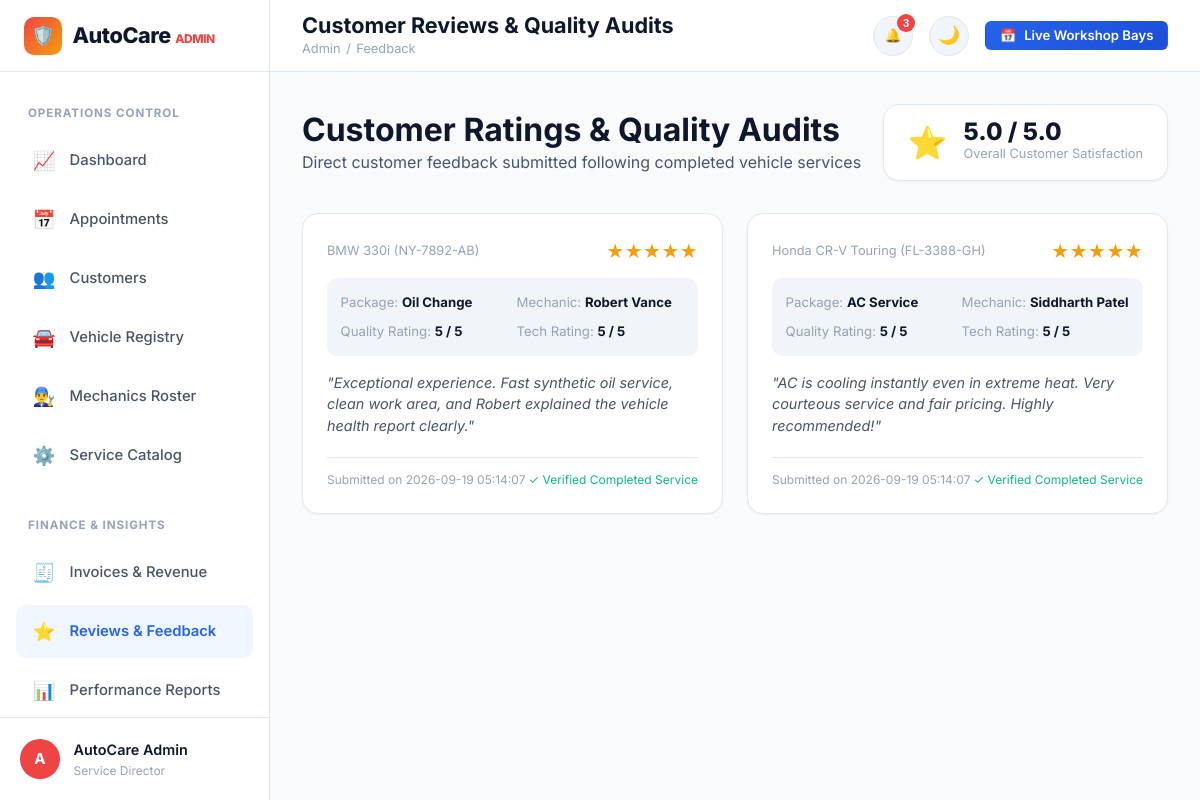
The app's page /admin/feedback (signed in) with its own data.
### tables this page shows
CREATE TABLE users (
    id INTEGER PRIMARY KEY AUTOINCREMENT,
    full_name TEXT NOT NULL,
    email TEXT UNIQUE NOT NULL COLLATE NOCASE,
    phone TEXT NOT NULL,
    password_hash TEXT NOT NULL,
    role TEXT NOT NULL DEFAULT 'customer', -- 'customer' or 'admin'
    status TEXT NOT NULL DEFAULT 'active', -- 'active' or 'inactive'
    created_at TIMESTAMP DEFAULT CURRENT_TIMESTAMP
);

CREATE TABLE feedback (
    id INTEGER PRIMARY KEY AUTOINCREMENT,
    appointment_id INTEGER UNIQUE NOT NULL REFERENCES appointments(id) ON DELETE CASCADE,
    user_id INTEGER NOT NULL REFERENCES users(id) ON DELETE CASCADE,
    mechanic_id INTEGER REFERENCES mechanics(id) ON DELETE SET NULL,
    rating INTEGER NOT NULL CHECK (rating >= 1 AND rating <= 5),
    service_quality INTEGER NOT NULL CHECK (service_quality >= 1 AND service_quality <= 5),
    mechanic_rating INTEGER NOT NULL CHECK (mechanic_rating >= 1 AND mechanic_rating <= 5),
    review TEXT,
    created_at TIMESTAMP DEFAULT CURRENT_TIMESTAMP
);

CREATE TABLE vehicles (
    id INTEGER PRIMARY KEY AUTOINCREMENT,
    user_id INTEGER NOT NULL REFERENCES users(id) ON DELETE CASCADE,
    vehicle_number TEXT UNIQUE NOT NULL COLLATE NOCASE,
    brand TEXT NOT NULL,
    model TEXT NOT NULL,
    year INTEGER NOT NULL,
    fuel_type TEXT NOT NULL,
    vehicle_type TEXT NOT NULL,
    color TEXT NOT NULL,
    current_mileage INTEGER NOT NULL DEFAULT 0,
    created_at TIMESTAMP DEFAULT CURRENT_TIMESTAMP
);

CREATE TABLE services (
    id INTEGER PRIMARY KEY AUTOINCREMENT,
    service_name TEXT NOT NULL,
    category TEXT NOT NULL,
    description TEXT NOT NULL,
    estimated_price REAL NOT NULL,
    estimated_duration TEXT NOT NULL,
    icon TEXT DEFAULT 'wrench',
    status TEXT NOT NULL DEFAULT 'active', -- 'active' or 'inactive'
    created_at TIMESTAMP DEFAULT CURRENT_TIMESTAMP
);

CREATE TABLE mechanics (
    id INTEGER PRIMARY KEY AUTOINCREMENT,
    name TEXT NOT NULL,
    email TEXT UNIQUE NOT NULL COLLATE NOCASE,
    phone TEXT NOT NULL,
    specialization TEXT NOT NULL,
    experience_years INTEGER NOT NULL DEFAULT 1,
    availability TEXT NOT NULL DEFAULT 'available', -- 'available', 'on_job', 'leave'
    status TEXT NOT NULL DEFAULT 'active', -- 'active' or 'inactive'
    avatar_url TEXT,
    created_at TIMESTAMP DEFAULT CURRENT_TIMESTAMP
);

### app.py (the view)
@app.route('/admin/feedback')
@admin_required
def admin_feedback():
    feedbacks = db.query_db("""
        SELECT f.*, u.full_name as customer_name, u.email as customer_email,
               v.brand, v.model, v.vehicle_number, s.service_name, m.name as mechanic_name
        FROM feedback f
        JOIN users u ON f.user_id = u.id
        JOIN appointments a ON f.appointment_id = a.id
        JOIN vehicles v ON a.vehicle_id = v.id
        JOIN services s ON a.service_id = s.id
        LEFT JOIN mechanics m ON f.mechanic_id = m.id
        ORDER BY f.created_at DESC
    """)
    avg_rating = db.query_db("SELECT ROUND(AVG(rating), 2) as avg FROM feedback", one=True)['avg'] or 5.0
    return render_template('admin/feedback.html', feedbacks=feedbacks, avg_rating=avg_rating)

### app.py (called while the page is built)
def get_current_user():
    user_id = session.get('user_id')
    if not user_id:
        return None
    return db.query_db("SELECT * FROM users WHERE id = ?", (user_id,), one=True)

def admin_required(f):
    @wraps(f)
    def decorated_function(*args, **kwargs):
        if 'user_id' not in session:
            flash('Please log in with admin credentials.', 'warning')
            return redirect(url_for('login', next=request.url))
        user = get_current_user()
        if not user or user['role'] != 'admin':
            flash('Access denied. Administrator privileges required.', 'error')
            return redirect(url_for('dashboard'))
        return f(*args, **kwargs)
    return decorated_function

@app.context_processor
def inject_global_vars():
    user = get_current_user()
    unread_notifs_count = 0
    recent_notifs = []
    if user:
        unread = db.query_db(
            "SELECT COUNT(*) as count FROM notifications WHERE user_id = ? AND is_read = 0",
            (user['id'],), one=True
        )
        unread_notifs_count = unread['count'] if unread else 0
        recent_notifs = db.query_db(
            "SELECT * FROM notifications WHERE user_id = ? ORDER BY created_at DESC LIMIT 5",
            (user['id'],)
        )
    return {
        'current_user': user,
        'unread_notifs_count': unread_notifs_count,
        'recent_notifs': recent_notifs,
        'current_year': datetime.now().year,
        'active_path': request.path
    }

### db.py (called while the page is built)
def get_db():
    db = sqlite3.connect(Config.DATABASE)
    db.row_factory = sqlite3.Row
    db.execute("PRAGMA foreign_keys = ON;")
    return db

def query_db(query, args=(), one=False):
    conn = get_db()
    try:
        cur = conn.cursor()
        cur.execute(query, args)
        rv = cur.fetchall()
        cur.close()
        return (dict(rv[0]) if rv else None) if one else [dict(r) for r in rv]
    finally:
        conn.close()

### templates/admin/feedback.html (shortened to what this page needs)
{% extends "admin/base_admin.html" %}
{% block page_title %}Customer Reviews & Quality Audits{% endblock %}
{% block breadcrumb %}Feedback{% endblock %}
{% block admin_content %}
<div style="display: flex; justify-content: space-between; align-items: center; margin-bottom: 2rem; flex-wrap: wrap; gap: 1rem;">
  <div>
    <h2>Customer Ratings & Quality Audits</h2>
    <p style="color: var(--text-secondary);">Direct customer feedback submitted following completed vehicle services</p>
  </div>
  <div class="card" style="padding: 0.75rem 1.5rem; display: flex; align-items: center; gap: 1rem;">
    <div style="font-size: 2rem; color: #f59e0b;">⭐</div>
    <div>
      <div style="font-size: 1.5rem; font-weight: 800; line-height: 1;">{{ avg_rating }} / 5.0</div>
      <div style="font-size: 0.8rem; color: var(--text-muted);">Overall Customer Satisfaction</div>
    </div>
  </div>
</div>
<div style="display: grid; grid-template-columns: repeat(auto-fill, minmax(360px, 1fr)); gap: 1.5rem;">
  {% if feedbacks %}
    {% for f in feedbacks %}
      <div class="card" style="display: flex; flex-direction: column;">
        <div style="display: flex; justify-content: space-between; align-items: flex-start; margin-bottom: 0.75rem;">
          <div>
            <div style="font-size: 0.8rem; color: var(--text-muted);">{{ f.brand }} {{ f.model }} ({{ f.vehicle_number }})</div>
          </div>
          <div style="color: #f59e0b; font-size: 1.1rem; font-weight: 700;">
            {% for i in range(f.rating) %}★{% endfor %}
          </div>
        </div>
        <div style="background: var(--bg-muted); border-radius: var(--radius-md); padding: 0.85rem; margin-bottom: 1rem; font-size: 0.825rem; display: grid; grid-template-columns: 1fr 1fr; gap: 0.5rem;">
          <div>
            <span style="color: var(--text-muted);">Package:</span>
            <strong>{{ f.service_name }}</strong>
          </div>
          <div>
            <span style="color: var(--text-muted);">Mechanic:</span>
            <strong>{{ f.mechanic_name or 'AutoCare Specialist' }}</strong>
          </div>
          <div>
            <span style="color: var(--text-muted);">Quality Rating:</span>
            <strong>{{ f.service_quality }} / 5</strong>
          </div>
          <div>
            <span style="color: var(--text-muted);">Tech Rating:</span>
            <strong>{{ f.mechanic_rating }} / 5</strong>
          </div>
        </div>
        <div style="font-size: 0.9rem; color: var(--text-secondary); font-style: italic; line-height: 1.5; margin-bottom: 1.25rem; flex: 1;">
          "{{ f.review }}"
        </div>
        <div style="border-top: 1px solid var(--border-color); padding-top: 0.75rem; font-size: 0.75rem; color: var(--text-muted); display: flex; justify-content: space-between;">
          <span>Submitted on {{ f.created_at }}</span>
          <span style="color: var(--success);">✓ Verified Completed Service</span>
        </div>
      </div>
    {% endfor %}
  {% else %}
    <div class="card empty-state" style="grid-column: 1 / -1;">
      <div class="empty-state-icon">⭐</div>
      <h3 class="empty-state-title">No reviews submitted yet</h3>
      <p class="empty-state-text">Customers can submit ratings and written reviews upon service completion.</p>
    </div>
  {% endif %}
</div>
{% endblock %}

### templates/admin/base_admin.html (shortened to what this page needs)
{% extends "base.html" %}
{% block page_body %}
<div class="dashboard-layout">
  <aside class="sidebar">
    <div class="sidebar-header">
      <a href="{{ url_for('admin_dashboard') }}" class="brand-logo">
        <div class="brand-icon" style="background: linear-gradient(135deg, #ef4444 0%, #f59e0b 100%);">🛡️</div>
        <span>AutoCare <span style="font-size: 0.75rem; color: var(--danger); font-weight: 800;">ADMIN</span></span>
      </a>
    </div>
    <nav class="sidebar-nav">
      <span class="sidebar-section-label">Operations Control</span>
      <a href="{{ url_for('admin_dashboard') }}" class="sidebar-link {% if request.endpoint == 'admin_dashboard' %}active{% endif %}">
        <span class="sidebar-link-icon">📈</span>
        <span>Dashboard</span>
      </a>
      <a href="{{ url_for('admin_appointments') }}" class="sidebar-link {% if request.endpoint == 'admin_appointments' %}active{% endif %}">
        <span class="sidebar-link-icon">📅</span>
        <span>Appointments</span>
      </a>
      <a href="{{ url_for('admin_customers') }}" class="sidebar-link {% if request.endpoint in ('admin_customers', 'admin_customer_detail') %}active{% endif %}">
        <span class="sidebar-link-icon">👥</span>
        <span>Customers</span>
      </a>
      <a href="{{ url_for('admin_vehicles') }}" class="sidebar-link {% if request.endpoint == 'admin_vehicles' %}active{% endif %}">
        <span class="sidebar-link-icon">🚘</span>
        <span>Vehicle Registry</span>
      </a>
      <a href="{{ url_for('admin_mechanics') }}" class="sidebar-link {% if request.endpoint == 'admin_mechanics' %}active{% endif %}">
        <span class="sidebar-link-icon">👨‍🔧</span>
        <span>Mechanics Roster</span>
      </a>
      <a href="{{ url_for('admin_services') }}" class="sidebar-link {% if request.endpoint == 'admin_services' %}active{% endif %}">
        <span class="sidebar-link-icon">⚙️</span>
        <span>Service Catalog</span>
      </a>
      <span class="sidebar-section-label" style="margin-top: 1rem;">Finance & Insights</span>
      <a href="{{ url_for('admin_invoices') }}" class="sidebar-link {% if request.endpoint == 'admin_invoices' %}active{% endif %}">
        <span class="sidebar-link-icon">🧾</span>
        <span>Invoices & Revenue</span>
      </a>
      <a href="{{ url_for('admin_feedback') }}" class="sidebar-link {% if request.endpoint == 'admin_feedback' %}active{% endif %}">
        <span class="sidebar-link-icon">⭐</span>
        <span>Reviews & Feedback</span>
      </a>
      <a href="{{ url_for('admin_reports') }}" class="sidebar-link {% if request.endpoint == 'admin_reports' %}active{% endif %}">
        <span class="sidebar-link-icon">📊</span>
        <span>Performance Reports</span>
      </a>
    </nav>
    <div class="sidebar-footer">
      <div class="sidebar-user-avatar" style="background: #ef4444;">A</div>
      <div class="sidebar-user-info">
        <div class="sidebar-user-name">{{ current_user.full_name }}</div>
        <div class="sidebar-user-role">Service Director</div>
      </div>
    </div>
  </aside>
  <div class="main-wrapper">
    <header class="topbar">
      <div class="topbar-left">
        <div class="page-title-box">
          <h1>{% block page_title %}Admin Control Panel{% endblock %}</h1>
          <div class="breadcrumbs">
            <a href="{{ url_for('admin_dashboard') }}">Admin</a>
            <span>/</span>
            <span>{% block breadcrumb %}Dashboard{% endblock %}</span>
          </div>
        </div>
      </div>
      <div class="topbar-right">
        <div class="notif-dropdown-wrapper">
          <button type="button" class="notif-btn" onclick="toggleNotificationDropdown()" title="Notifications">
            🔔
            {% if unread_notifs_count > 0 %}
              <span class="notif-count-badge">{{ unread_notifs_count }}</span>
            {% endif %}
          </button>
        </div>
        <button type="button" class="theme-toggle-btn" onclick="toggleTheme()" title="Toggle Dark/Light Mode">🌙</button>
        <a href="{{ url_for('admin_appointments') }}" class="btn btn-primary btn-sm">
          <span>📅</span> Live Workshop Bays
        </a>
      </div>
    </header>
    <main class="dashboard-content">
      {% block admin_content %}{% endblock %}
    </main>
  </div>
</div>
{% endblock %}

### static/css/style.css (style rules this page uses)
:root { --bg-body: #f8fafc; --bg-surface: #ffffff; --bg-surface-elevated: #ffffff; --bg-muted: #f1f5f9; --border-color: #e2e8f0; --border-focus: #3b82f6; --text-primary: #0f172a; --text-secondary: #475569; --text-muted: #94a3b8; --text-inverse: #ffffff; --primary: #2563eb; --primary-hover: #1d4ed8; --primary-light: #eff6ff; --primary-glow: rgba(37, 99, 235, 0.2); --secondary: #0ea5e9; --accent: #f59e0b; --accent-light: #fef3c7; --success: #10b981; --success-light: #d1fae5; --warning: #f59e0b; --warning-light: #fef3c7; --danger: #ef4444; --danger-light: #fee2e2; --info: #06b6d4; --info-light: #cffafe; --shadow-sm: 0 1px 2px 0 rgba(0, 0, 0, 0.05); --shadow-md: 0 4px 6px -1px rgba(0, 0, 0, 0.1), 0 2px 4px -1px rgba(0, 0, 0, 0.06); --shadow-lg: 0 10px 15px -3px rgba(0, 0, 0, 0.1), 0 4px 6px -2px rgba(0, 0, 0, 0.05); --shadow-xl: 0 20px 25px -5px rgba(0, 0, 0, 0.1), 0 10px 10px -5px rgba(0, 0, 0, 0.04); --shadow-primary: 0 10px 15px -3px rgba(37, 99, 235, 0.3); --radius-sm: 6px; --radius-md: 10px; --radius-lg: 16px; --radius-xl: 24px; --radius-full: 9999px; --font-sans: 'Inter', system-ui, -apple-system, BlinkMacSystemFont, 'Segoe UI', Roboto, sans-serif; --transition: all 0.25s cubic-bezier(0.4, 0, 0.2, 1); }
*, *::before, *::after { box-sizing: border-box; margin: 0; padding: 0; }
html { scroll-behavior: smooth; font-size: 16px; }
body { font-family: var(--font-sans); background-color: var(--bg-body); color: var(--text-primary); line-height: 1.6; min-height: 100vh; display: flex; flex-direction: column; transition: background-color 0.3s ease, color 0.3s ease; overflow-x: hidden; }
a { color: var(--primary); text-decoration: none; transition: var(--transition); }
h1, h2, h3, h4, h5, h6 { color: var(--text-primary); font-weight: 700; line-height: 1.25; }
h1 { font-size: 2.5rem; }
h2 { font-size: 2rem; }
p { color: var(--text-secondary); }
.btn { display: inline-flex; align-items: center; justify-content: center; gap: 0.5rem; font-family: var(--font-sans); font-weight: 600; font-size: 0.95rem; padding: 0.75rem 1.5rem; border-radius: var(--radius-md); border: 1px solid transparent; cursor: pointer; transition: var(--transition); text-decoration: none; white-space: nowrap; line-height: 1; }
.btn-primary { background: linear-gradient(135deg, var(--primary) 0%, #1d4ed8 100%); color: #ffffff !important; box-shadow: var(--shadow-sm); }
.btn-sm { padding: 0.45rem 0.85rem; font-size: 0.825rem; border-radius: var(--radius-sm); }
.card { background-color: var(--bg-surface); border: 1px solid var(--border-color); border-radius: var(--radius-lg); padding: 1.5rem; box-shadow: var(--shadow-sm); transition: var(--transition); }
.brand-logo { display: flex; align-items: center; gap: 0.65rem; font-size: 1.35rem; font-weight: 800; color: var(--text-primary); letter-spacing: -0.02em; }
.brand-icon { width: 38px; height: 38px; background: linear-gradient(135deg, var(--primary) 0%, #06b6d4 100%); color: #ffffff; border-radius: var(--radius-md); display: flex; align-items: center; justify-content: center; font-size: 1.15rem; box-shadow: var(--shadow-sm); }
.theme-toggle-btn { background: var(--bg-muted); border: 1px solid var(--border-color); color: var(--text-primary); width: 40px; height: 40px; border-radius: var(--radius-full); display: flex; align-items: center; justify-content: center; cursor: pointer; font-size: 1.1rem; transition: var(--transition); }

### records on screen
users: full_name "AutoCare Admin"
feedback: brand "BMW", model "330i", vehicle_number "NY-7892-AB", service_name "Oil Change", name "Robert Vance", service_quality "5", mechanic_rating "5", review "Exceptional experience. Fast synthetic oil service, clean work area, and Robert explained the vehicle health report clearly.", created_at "2026-09-19 05:14:07"
feedback: brand "Honda", model "CR-V Touring", vehicle_number "FL-3388-GH", service_name "AC Service", name "Siddharth Patel", service_quality "5", mechanic_rating "5", review "AC is cooling instantly even in extreme heat. Very courteous service and fair pricing. Highly recommended!", created_at "2026-09-19 05:14:07"

### other values on screen
{{ unread_notifs_count }} "3"
{{ avg_rating }} "5.0"
